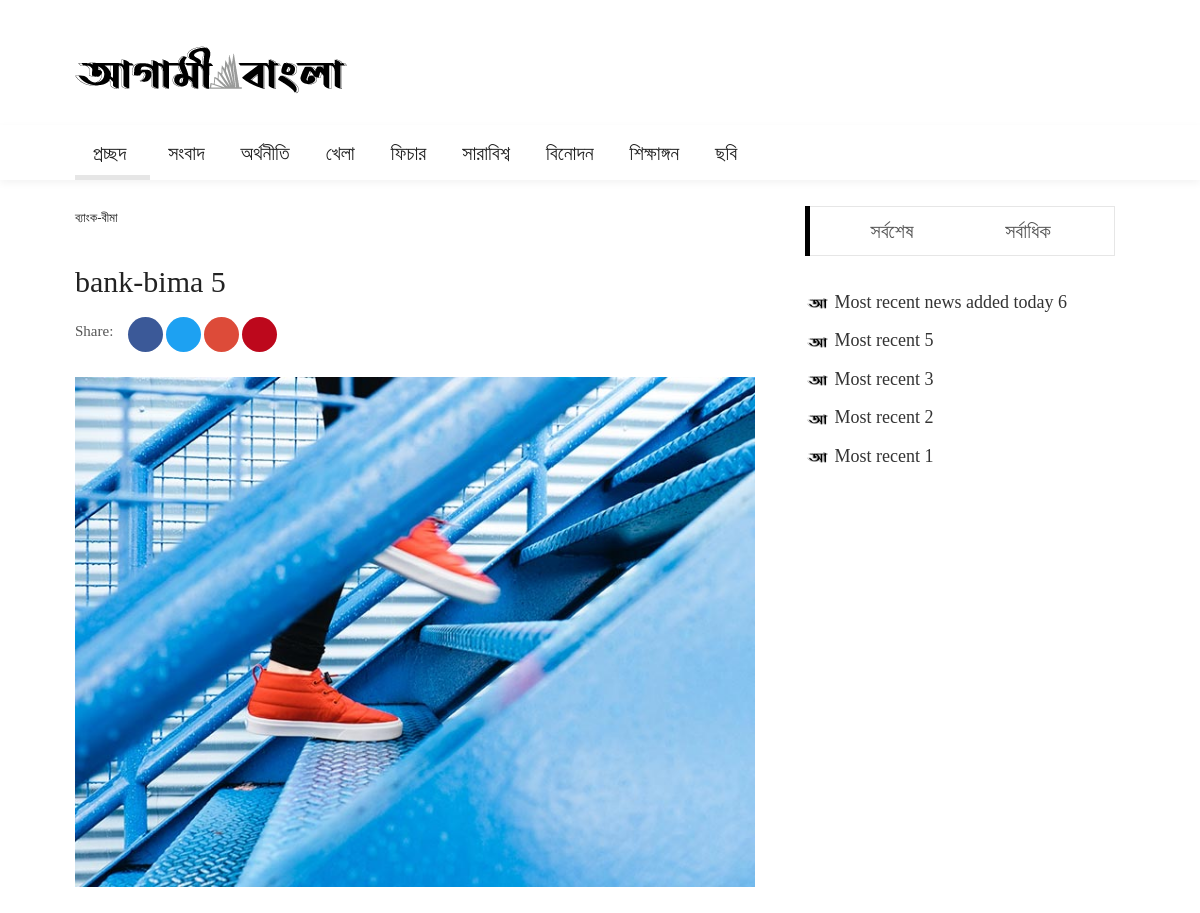
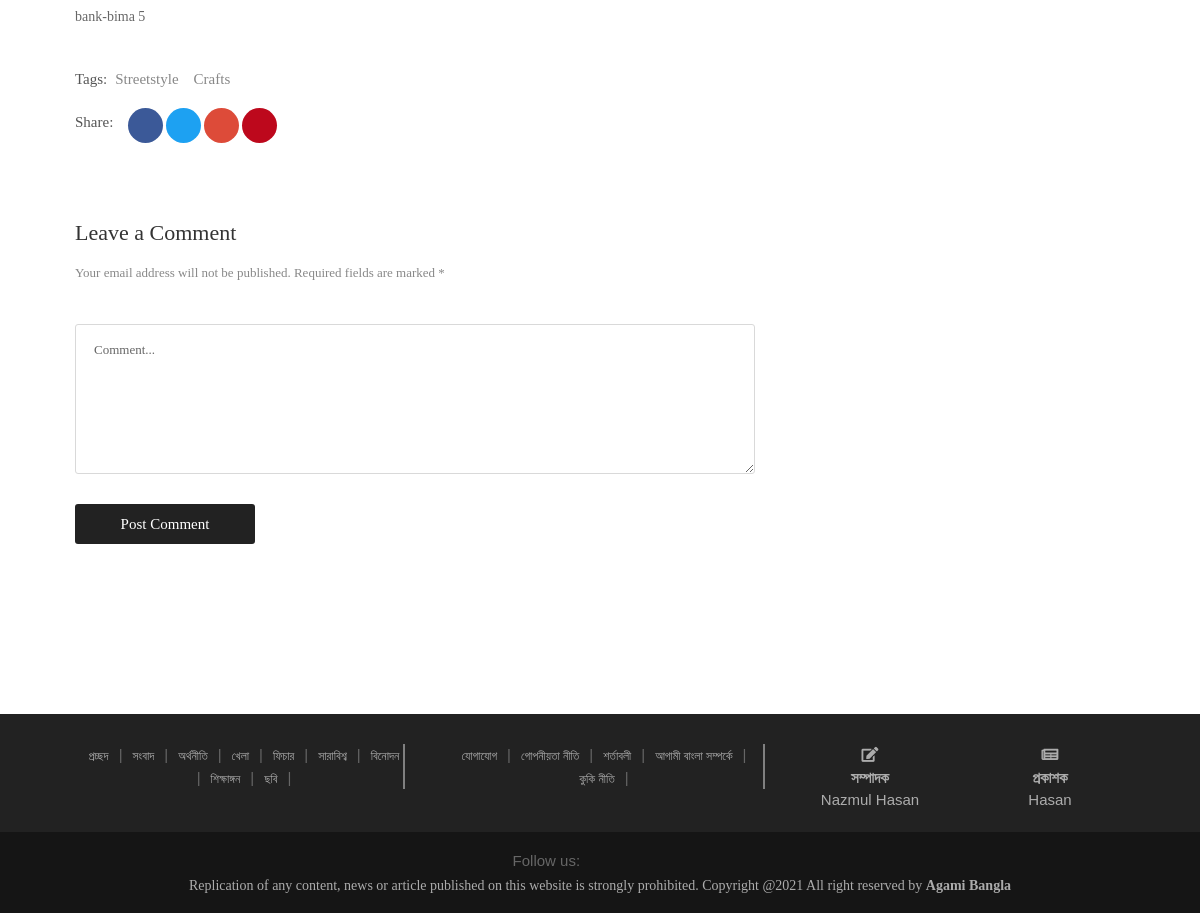
The page /ab/news/details/20/ on the database its author committed (2 pictures, top to bottom).
### adminPanel/models.py (models this page shows, shortened)
class SiteLogo(models.Model):
    site_logo = models.ImageField()

class NewsCategories(models.Model):
    category_name = models.CharField(default='', max_length=255, verbose_name="News Category Name")

class NewsMain(models.Model):
    news_image            = models.ImageField()
    news_title            = models.TextField(max_length=255)
    news_description      = models.TextField(max_length=1000)
    news_writer           = models.CharField(max_length=70, blank=True, null=True)
    news_visitors         = models.IntegerField(default=0, blank=True, null=True)
    news_comments         = models.IntegerField(default=0, blank=True, null=True)
    news_tags             = models.TextField(default="", blank=True, null=True)
    news_category_name    = models.CharField(max_length=255, blank=True, null=True)
    news_catid            = models.IntegerField(default=0)
    news_subcategory_name = models.CharField(max_length=255, blank=True, null=True)
    news_subcatid         = models.IntegerField(default=0)
    news_added_at         = models.DateField(auto_now_add=True)

class MostRecent(models.Model):
    news_image       = models.ImageField()
    news_title       = models.TextField(max_length=255)
    news_description = models.TextField(max_length=1000)
    news_writer      = models.CharField(max_length=70, blank=True, null=True)
    news_visitors    = models.IntegerField(blank=True, null=True)
    news_details = models.TextField(max_length=2000, blank=True, null=True)
    news_added_at    = models.DateField(auto_now_add=True)

class EditorPublisher(models.Model):
    editor_name    = models.CharField(max_length=255, default="")
    publisher_name = models.CharField(max_length=255, default="")

### core/views.py (the view)
# urls.py: url(r'^ab/news/details/(?P<pk>\d+)/$', views.news_details, name='abNewsDetails'),
def news_details(request, pk):
    news_category_model = NewsCategories.objects.all()
    subcategory_model = NewsSubCategories.objects.all()
    subcategory_name = NewsCategories.objects.filter(pk=pk)
    list_of_cat_pk_which_has_atleast_one_news = []
    for news in NewsMain.objects.all():
        list_of_cat_pk_which_has_atleast_one_news.append(news.news_catid)
    if MostRecent.objects.count() > 0:
        most_recent_news = MostRecent.objects.all().order_by('-pk')[:5]
    else:
        most_recent_news = "Null"
    if MostPopular.objects.count() > 0:
        most_popular_news = MostPopular.objects.all().order_by('-pk')[:5]
    else:
        most_popular_news = 'Null'
    if EditorPublisher.objects.count() > 0:
        editor_publisher_info = EditorPublisher.objects.filter().first()
    else:
        editor_publisher_info = "Not added yet!"
    if SiteLogo.objects.count() > 0:
        site_logo_db = SiteLogo.objects.filter().first()
    else:
        site_logo_db = "Not found!"
    news_by_pk = NewsMain.objects.filter(pk=pk).first()
    context = {
        'news_by_pk' : news_by_pk,
        'site_logo': site_logo_db,
        'news_category_model': news_category_model,
        'subcategory_model': subcategory_model,
        'list_of_cat_pk_which_has_atleast_one_news': list_of_cat_pk_which_has_atleast_one_news,
        'editor_publisher': editor_publisher_info,
        'most_recent_news': most_recent_news,
        'most_popular_news': most_popular_news,
    }
    return render(request, "frontEnd/news_details.html", context)

### core/templates/frontEnd/news_details.html (shortened to what this page needs)
{% extends 'frontEnd/index.html' %}
{% load static %}
{% block main_content %}
	<div class="container">
		<div class="headline bg0 flex-wr-sb-c p-rl-20 p-tb-8">
		</div>
	</div>
	<section class="bg0 p-b-140 p-t-10">
		<div class="container">
			<div class="row justify-content-center">
				<div class="col-md-10 col-lg-8 p-b-30">
					<div class="p-r-10 p-r-0-sr991">
						<div class="p-b-70">
							<a href="#" class="f1-s-10 cl2 hov-cl10 trans-03 text-uppercase">
								{{news_by_pk.news_subcategory_name}}
							</a>
							<h3 class="f1-l-3 cl2 p-b-16 p-t-33 respon2">
								{{news_by_pk.news_title}}
							</h3>
							<div class="flex-s-s">
								<span class="f1-s-12 cl5 p-t-1 m-r-15">
									Share:
								</span>
								<div class="flex-wr-s-s size-w-0">
									<a href="#" class="dis-block f1-s-18 cl0 bg-facebook borad-3 hov-btn1 m-r-3 m-b-3 trans-03 add_border">
										<i class="fab fa-facebook-f m-r-3"></i>
									</a>
									<a href="#" class="dis-block f1-s-18 cl0 borad-3 hov-btn1 m-r-3 m-b-3 trans-03 add_border bg-twitter">
										<i class="fab fa-twitter m-r-3"></i>
									</a>
									<a href="#" class="bg-google dis-block f1-s-18 cl0 borad-3 hov-btn1 m-r-3 m-b-3 trans-03 add_border">
										<i class="fab fa-google-plus-g m-r-3"></i>
									</a>
									<a href="#" class="bg-pinterest dis-block f1-s-18 cl0 borad-3 hov-btn1 m-r-3 m-b-3 trans-03 add_border">
										<i class="fab fa-pinterest-p m-r-3"></i>
									</a>
								</div>
							</div>
							<br>
							<div class="wrap-pic-max-w p-b-30">
								<img src="{{news_by_pk.news_image.url}}" alt="IMG">
							</div>
							<p class="f1-s-11 cl6 p-b-25">
								{{news_by_pk.news_description|safe}}
							</p>
							<div class="flex-s-s p-t-12 p-b-15">
								<span class="f1-s-12 cl5 m-r-8">
									Tags:
								</span>
								<div class="flex-wr-s-s size-w-0">
									<a href="#" class="f1-s-12 cl8 hov-link1 m-r-15">
										Streetstyle
									</a>
									<a href="#" class="f1-s-12 cl8 hov-link1 m-r-15">
										Crafts
									</a>
								</div>
							</div>
							<div class="flex-s-s">
								<span class="f1-s-12 cl5 p-t-1 m-r-15">
									Share:
								</span>
								<div class="flex-wr-s-s size-w-0">
									<a href="#" class="dis-block f1-s-18 cl0 bg-facebook borad-3 hov-btn1 m-r-3 m-b-3 trans-03 add_border">
										<i class="fab fa-facebook-f m-r-3"></i>
									</a>
									<a href="#" class="dis-block f1-s-18 cl0 borad-3 hov-btn1 m-r-3 m-b-3 trans-03 add_border bg-twitter">
										<i class="fab fa-twitter m-r-3"></i>
									</a>
									<a href="#" class="bg-google dis-block f1-s-18 cl0 borad-3 hov-btn1 m-r-3 m-b-3 trans-03 add_border">
										<i class="fab fa-google-plus-g m-r-3"></i>
									</a>
									<a href="#" class="bg-pinterest dis-block f1-s-18 cl0 borad-3 hov-btn1 m-r-3 m-b-3 trans-03 add_border">
										<i class="fab fa-pinterest-p m-r-3"></i>
									</a>
								</div>
							</div>
						</div>
						<div>
							<h4 class="f1-l-4 cl3 p-b-12">
								Leave a Comment
							</h4>
							<p class="f1-s-13 cl8 p-b-40">
								Your email address will not be published. Required fields are marked *
							</p>
							<form>
								<textarea class="bo-1-rad-3 bocl13 size-a-15 f1-s-13 cl5 plh6 p-rl-18 p-tb-14 m-b-20" name="msg" placeholder="Comment..."></textarea>
								<button class="size-a-17 bg2 borad-3 f1-s-12 cl0 hov-btn1 trans-03 p-rl-15 m-t-10">
									Post Comment
								</button>
							</form>
						</div>
					</div>
				</div>
				<div class="col-md-10 col-lg-4">
					<div class="p-l-10 p-rl-0-sr991 p-b-20">
						<div class="tab01 p-b-20">
							<div class="tab01-head how2 how2-cl1 bocl12 flex-s-c m-r-10 m-r-0-sr991" id="most-recent-pop">
								<ul class="nav nav-tabs" role="tablist">
									<li class="nav-item">
										<a class="nav-link" data-toggle="tab" href="#tab1-recent" role="tab">সর্বশেষ</a>
									</li>
									<li class="nav-item">
										<a class="nav-link" data-toggle="tab" href="#tab1-popular" role="tab">সর্বাধিক</a>
									</li>
								</ul>
							</div>
							<div class="tab-content p-t-35">
								<div class="tab-pane fade show most-recent-pop-news active" id="tab1-recent" role="tabpanel">
									<div class="row">
										<div class="col-sm-12 p-r-25 p-r-15-sr991">
											{% for news in most_recent_news %}
											<div class="flex-wr-sb-s m-b-8">
												<div class="size-w-0">
													<h5 class="p-b-5">
														<a href="{% url 'newMostRecentDetails' cat_id=news.pk %}" class="f1-s-5 cl3 hov-cl10 trans-03">
															<img src="{%static 'frontEnd/agamiBanglaLogo/favicon-icon.png' %}" style="width:25px;height:25px;" alt="">
															{{news.news_title}}
														</a>
													</h5>
												</div>
											</div>
											{% endfor %}
										</div>
									</div>
								</div>
							</div>
						</div>
						<div class="flex-c-s p-t-8">
						</div>
						<br><br>
					</div>
				</div>
			</div>
		</div>
	</section>
{% endblock %}

### core/templates/frontEnd/index.html (shortened to what this page needs)
{% load static %}
<!DOCTYPE html>
<html lang="en">
<head>
	<link rel="stylesheet" type="text/css" href="{%static 'frontEnd/vendor/bootstrap/css/bootstrap.min.css' %}">
	<link rel="stylesheet" type="text/css" href="{%static 'frontEnd/fonts/fontawesome-5.0.8/css/fontawesome-all.min.css' %}">
	<link rel="stylesheet" type="text/css" href="{%static 'frontEnd/fonts/iconic/css/material-design-iconic-font.min.css' %}">
	<link rel="stylesheet" type="text/css" href="{%static 'frontEnd/vendor/animate/animate.css' %}">
	<link rel="stylesheet" type="text/css" href="{%static 'frontEnd/vendor/css-hamburgers/hamburgers.min.css' %}">
	<link rel="stylesheet" type="text/css" href="{%static 'frontEnd/vendor/animsition/css/animsition.min.css' %}">
	<link rel="stylesheet" type="text/css" href="{%static 'frontEnd/css/util.min.css' %}">
	<link rel="stylesheet" type="text/css" href="{%static 'frontEnd/css/main.css' %}">
</head>
<body class="animsition">
	<header>
		<div class="container-menu-desktop">
			<div class="wrap-logo container">
				<div class="logo">
					{%if site_logo %}
					<a href="/"><img src="{{site_logo.site_logo.url}}" alt="LOGO"></a>
					{% else %}
					<a href="#">ADD SITE LOGO</a>
					{% endif %}
				</div>
				<div class="banner-header">
				</div>
			</div>
			<div class="wrap-main-nav">
				<div class="main-nav">
					<nav class="menu-desktop">
						<ul class="main-menu">
							<li class="main-menu-active">
								<a href="/" id="nav_home">প্রচ্ছদ</a>
							</li>
							{% for news_cat in news_category_model %}
							{% if news_cat.pk not in category_list_which_has_no_subcat %}
							<li class="mega-menu-item">
								<a href="{% url 'abNewsListByCategoryPk' catid=news_cat.pk %}">{{ news_cat.category_name }}</a>
							</li>
							{% else %}
							<li class="mega-menu-item">
								<a href="{% url 'newsListByCatWhichHasNotSubcat' cat_id=news_cat.pk %}">{{ news_cat.category_name }}</a>
							</li>
							{% endif %}
							{% endfor %}
						</ul>
					</nav>
				</div>
			</div>
		</div>
	</header>
	{% block main_content %}
	{% endblock %}
	<footer>
		<div class="bg2 p-t-30 p-b-20">
			<div class="container">
				<div class="row">
					<div class="col-md-4">
						<div class="footer-nav-bar-list">
							<ul class="browse_category_list">
								<li><a href="/">প্রচ্ছদ</a></li>
								<li>|</li>
					{% for news_cat in news_category_model %}
					{% if news_cat.pk not in category_list_which_has_no_subcat and news_cat.pk != 9 %}
					<li>
						<a href="{% url 'abNewsListByCategoryPk' catid=news_cat.pk %}">{{ news_cat.category_name }}</a>
					</li>
					{% else %}
					<li class="mega-menu-item">
						<a href="{% url 'newsListByCatWhichHasNotSubcat' cat_id=news_cat.pk %}">{{ news_cat.category_name }}</a>
					</li>
					{% endif %}
					<li>|</li>
					{% endfor %}
							</ul>
						</div>
					</div>
					<div class="col-md-4">
						<div class="footer-nav-privacy-policy-term-condition">
						<ul>
							<li><a href="{% url 'abContactUs' %}">যোগাযোগ</a></li>
							<li>|</li>
							<li><a href="#">গোপনীয়তা নীতি</a></li>
							<li>|</li>
							<li><a href="#">শর্তাবলী</a></li>
							<li>|</li>
							<li><a href="/ab/about/us">আগামী বাংলা সম্পর্কে</a></li>
							<li>|</li>
							<li><a href="#">কুকি নীতি</a></li>
							<li>|</li>
						</ul>
						</div>
					</div>
					<div class="col-md-4">
						<div class="row" id="editor-publisher-section">
							<div class="col-md-6">
								<div class="row">
									<div class="col-md-12 text-center">
										<i class="fas fa-edit"></i>
									</div>
								</div>
								<div class="row">
									<div class="col-md-12">
										<h5 class="text-center"><strong>সম্পাদক</strong></h5>
									</div>
								</div>
								<div class="row">
									<div class="col-md-12">
										<h5 class="text-center">{{editor_publisher.editor_name}}</h5>
									</div>
								</div>
							</div>
							<div class="col-md-6">
								<div class="row">
									<div class="col-md-12 text-center">
										<i class="fas fa-newspaper"></i>
									</div>
								</div>
								<div class="row">
									<div class="col-md-12">
										<h5 class="text-center"><strong>প্রকাশক</strong></h5>
									</div>
								</div>
								<div class="row">
									<div class="col-md-12">
										<h5 class="text-center">{{editor_publisher.publisher_name}}</h5>
									</div>
								</div>
							</div>
						</div>
					</div>
				</div>
			</div>
		</div>
		<div class="bg11">
			<div class="topbar">
				<div class="content-topbar container h-100">
					<div class="right-topbar text-center">
						<span>Follow us:</span>
						<a href="#">
							<span class="fab fa-facebook-f" style="color:#4267B2;"></span>
						</a>
						<a href="#">
							<span class="fab fa-twitter" style="color:#1C9CEB;"></span>
						</a>
						<a href="#">
							<span class="fab fa-pinterest-p" style="color:#E60023;"></span>
						</a>
						<a href="#">
							<span class="fab fa-youtube" style="color: #FF0000;"></span>
						</a>
					</div>
				</div>
			</div>
			<div class="container flex-c-c p-tb-15">
				<span class="f1-s-1 cl0 txt-center">
					<a href="#" class="f1-s-1 cl10 hov-link1" id="copy-right-nav">
						Replication of any content,
						 news or article published on this website is strongly prohibited. Copyright @2021 All right reserved by <strong>Agami Bangla</strong>
					</a>
				</span>
			</div>
		</div>
	</footer>
</body>
</html>

### rows shown on the page
SiteLogo: site_logo (picture)
NewsCategories: category_name "সংবাদ"
NewsCategories: category_name "অর্থনীতি"
NewsCategories: category_name "খেলা"
NewsCategories: category_name "ফিচার"
NewsCategories: category_name "সারাবিশ্ব"
NewsCategories: category_name "বিনোদন"
NewsCategories: category_name "শিক্ষাঙ্গন"
NewsCategories: category_name "ছবি"
NewsMain: news_subcategory_name "ব্যাংক-বীমা", news_title "bank-bima 5", news_image (picture), news_description "bank-bima 5"
MostRecent: news_title "Most recent news added today 6"
MostRecent: news_title "Most recent 5"
MostRecent: news_title "Most recent 3"
MostRecent: news_title "Most recent 2"
MostRecent: news_title "Most recent 1"
EditorPublisher: editor_name "Nazmul Hasan", publisher_name "Hasan"
